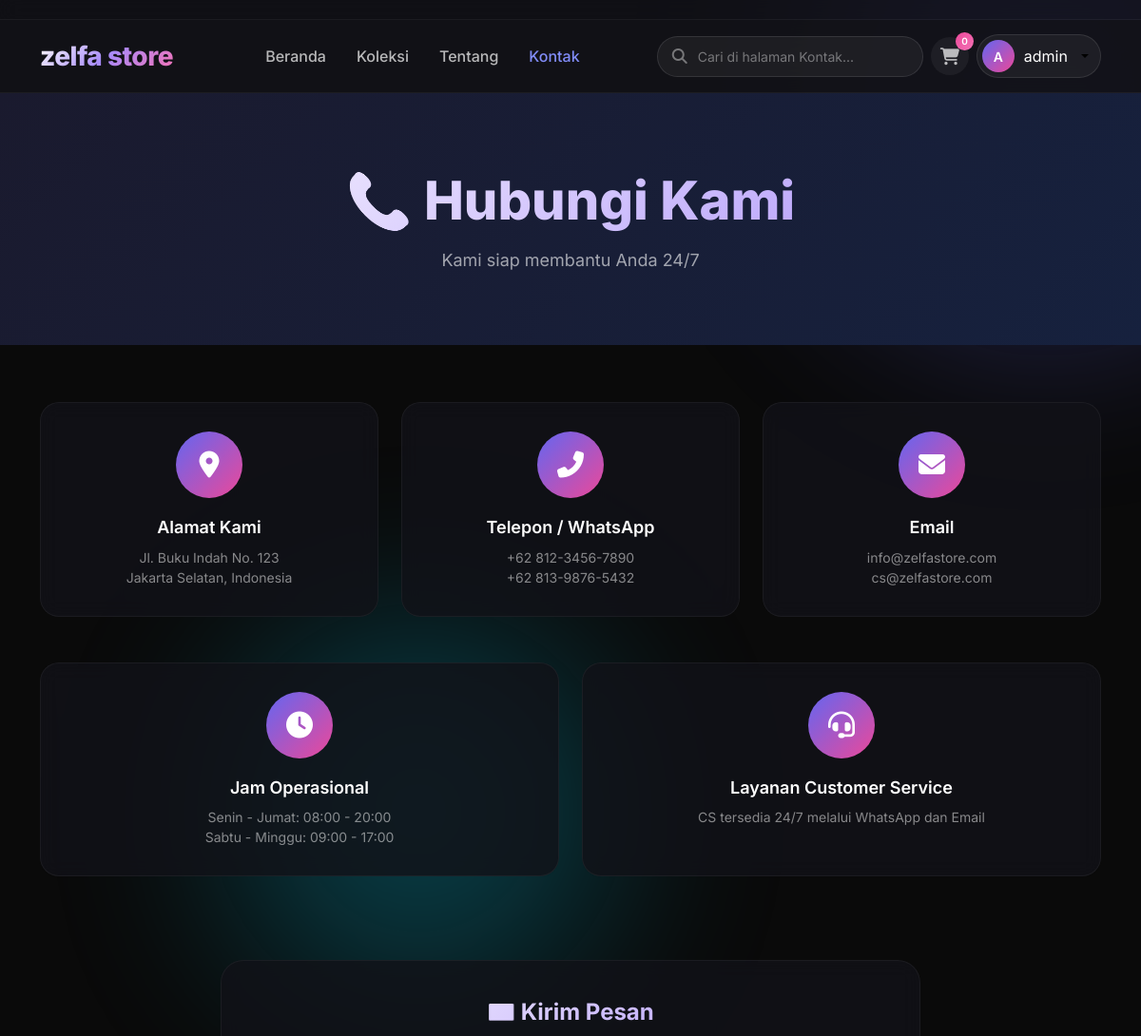
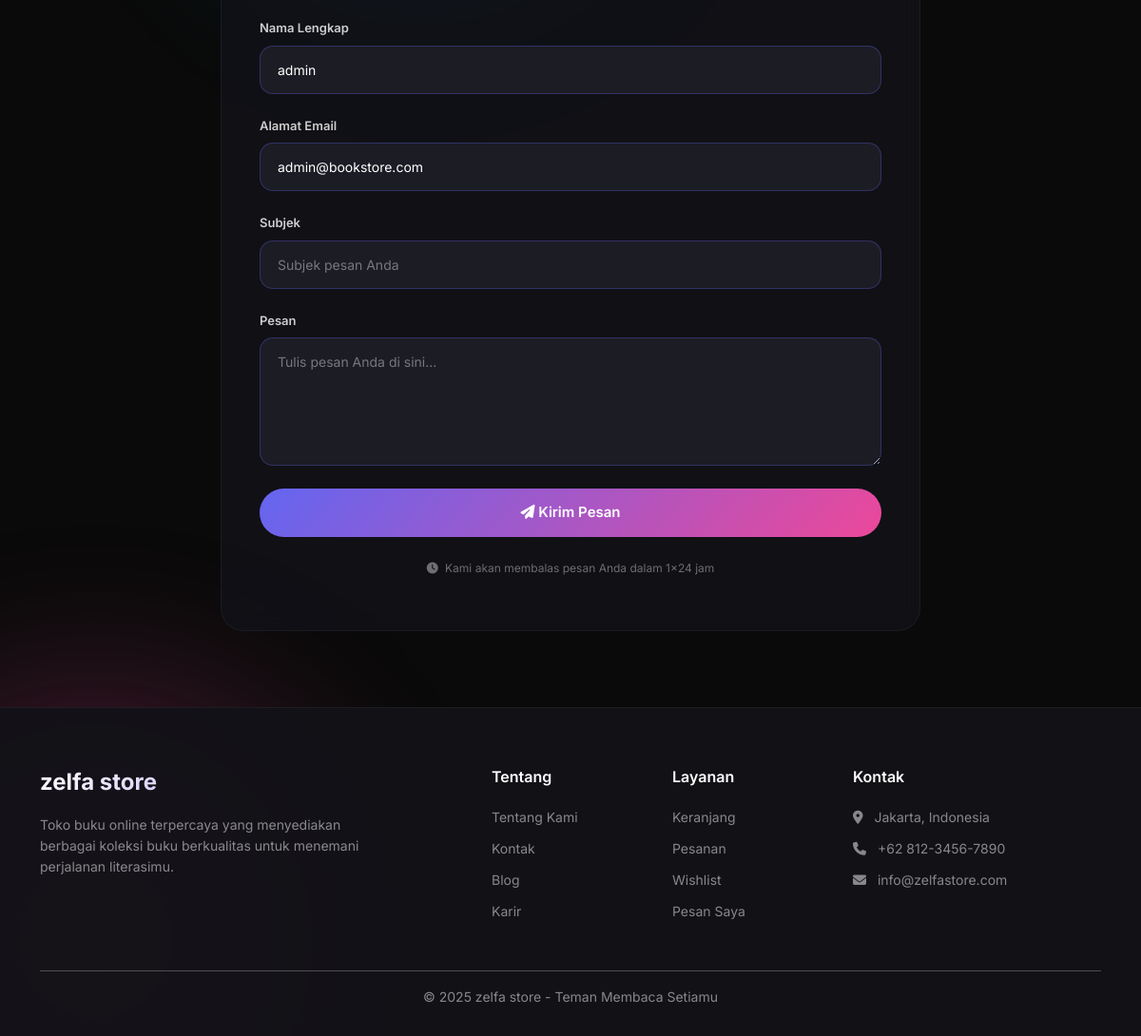
The app's page /contact.php (signed in) with its own data (2 pictures, top to bottom).
### tables this page shows
CREATE TABLE IF NOT EXISTS `users` (
  `id_user` int NOT NULL AUTO_INCREMENT,
  `username` varchar(50) NOT NULL,
  `email` varchar(100) DEFAULT NULL,
  `no_telepon` varchar(20) DEFAULT NULL,
  `alamat` text,
  `phone` varchar(20) DEFAULT NULL,
  `address` text,
  `password` varchar(255) NOT NULL,
  `nama_lengkap` varchar(100) NOT NULL,
  `role` enum('admin','user') NOT NULL DEFAULT 'user',
  `created_at` timestamp NOT NULL DEFAULT CURRENT_TIMESTAMP,
  `updated_at` timestamp NOT NULL DEFAULT CURRENT_TIMESTAMP,
  `foto_profil` varchar(255) DEFAULT NULL,
  PRIMARY KEY (`id_user`)
);

### contact.php (the view, shortened to what this page needs)
<?php
$servername = "localhost";
$username = "root";
$password = "";
$dbname = "bookstore";
$conn = new mysqli($servername, $username, $password, $dbname);
if ($conn->connect_error) {
    $db_connection_failed = true;
} else {
    $db_connection_failed = false;
}
$isLoggedIn = false;
$userData = null;
$cartItemCount = 0;
if (isset($_SESSION['user_id']) && !empty($_SESSION['user_id'])) {
    $userId = $_SESSION['user_id'];
    if (!$db_connection_failed) {
        $stmt = $conn->prepare("SELECT id_user, username, email, role FROM users WHERE id_user = ?");
        $stmt->bind_param("i", $userId);
        $stmt->execute();
        $result = $stmt->get_result();
        if ($row = $result->fetch_assoc()) {
            $isLoggedIn = true;
            $userData = $row;
            $cartStmt = $conn->prepare("SELECT COALESCE(SUM(jumlah), 0) as total FROM cart WHERE id_user = ?");
            $cartStmt->bind_param("i", $userId);
            $cartStmt->execute();
            $cartRes = $cartStmt->get_result();
            if ($cartRow = $cartRes->fetch_assoc()) {
                $cartItemCount = (int)$cartRow['total'];
            }
        }
    }
}
$searchContact = isset($_GET['search_contact']) ? trim($_GET['search_contact']) : '';
?>
<!DOCTYPE html>
<html lang="en">
<head>
    <link href="https://cdn.jsdelivr.net/npm/bootstrap@5.1.3/dist/css/bootstrap.min.css" rel="stylesheet">
    <link rel="stylesheet" href="https://cdnjs.cloudflare.com/ajax/libs/font-awesome/6.4.0/css/all.min.css">
</head>
<body>
    <div class="bg-animation">
        <div class="bg-blur blur-1"></div>
        <div class="bg-blur blur-3"></div>
    </div>
    <div class="top-bar d-none d-lg-block">
    </div>
    <nav class="navbar navbar-expand-lg navbar-custom" id="navbar">
        <div class="container">
            <a class="navbar-brand" href="index.php">
                <span class="logo-text">zelfa store</span>
            </a>
            <div class="collapse navbar-collapse" id="navbarNav">
                <ul class="navbar-nav mx-auto">
                    <li class="nav-item"><a class="nav-link" href="index.php">Beranda</a></li>
                    <li class="nav-item"><a class="nav-link" href="books/">Koleksi</a></li>
                    <li class="nav-item"><a class="nav-link" href="about_us.php">Tentang</a></li>
                    <li class="nav-item"><a class="nav-link active" href="contact.php">Kontak</a></li>
                </ul>
                <div class="d-flex align-items-center gap-2">
                    <div class="search-container">
                        <i class="fas fa-search search-icon"></i>
                        <input type="text" class="search-input" id="contactSearchInput" placeholder="Cari di halaman Kontak..." value="<?php echo htmlspecialchars($searchContact); ?>" onkeypress="handleContactSearch(event)">
                    </div>
                    <?php if ($isLoggedIn && $userData): ?>
                        <a href="cart.php" class="icon-nav-link position-relative">
                            <i class="fas fa-shopping-cart"></i>
                            <span class="cart-badge"><?php echo $cartItemCount; ?></span>
                        </a>
                        <div class="dropdown">
                            <button class="avatar-dropdown-toggle dropdown-toggle" data-bs-toggle="dropdown">
                                <span class="avatar-circle"><?php echo strtoupper(substr($userData['username'], 0, 1)); ?></span>
                                <span><?php echo htmlspecialchars($userData['username']); ?></span>
                            </button>
                        </div>
                    <?php else: ?>
                        <a href="gate/login/" class="btn-auth btn-login">Masuk</a>
                        <a href="gate/register/" class="btn-auth btn-register">Daftar</a>
                    <?php endif; ?>
                </div>
            </div>
        </div>
    </nav>
    <div class="page-header">
        <div class="container text-center">
            <h1>📞 Hubungi Kami</h1>
            <p>Kami siap membantu Anda 24/7</p>
        </div>
    </div>
    <div class="container contact-container">
        <div class="row g-4 mb-5">
            <div class="col-md-4">
                <div class="info-card" id="alamat">
                    <div class="info-icon"><i class="fas fa-map-marker-alt"></i></div>
                    <h6>Alamat Kami</h6>
                    <p>Jl. Buku Indah No. 123<br>Jakarta Selatan, Indonesia</p>
                </div>
            </div>
            <div class="col-md-4" id="telepon">
                <div class="info-card">
                    <div class="info-icon"><i class="fas fa-phone-alt"></i></div>
                    <h6>Telepon / WhatsApp</h6>
                    <p>+62 812-3456-7890<br>+62 813-9876-5432</p>
                </div>
            </div>
            <div class="col-md-4" id="email">
                <div class="info-card">
                    <div class="info-icon"><i class="fas fa-envelope"></i></div>
                    <h6>Email</h6>
                    <p>info@zelfastore.com<br>cs@zelfastore.com</p>
                </div>
            </div>
        </div>
        <div class="row g-4 mb-5">
            <div class="col-md-6">
                <div class="info-card">
                    <div class="info-icon"><i class="fas fa-clock"></i></div>
                    <h6>Jam Operasional</h6>
                    <p>Senin - Jumat: 08:00 - 20:00<br>Sabtu - Minggu: 09:00 - 17:00</p>
                </div>
            </div>
            <div class="col-md-6">
                <div class="info-card">
                    <div class="info-icon"><i class="fas fa-headset"></i></div>
                    <h6>Layanan Customer Service</h6>
                    <p>CS tersedia 24/7 melalui WhatsApp dan Email</p>
                </div>
            </div>
        </div>
        <div class="row">
            <div class="col-lg-8 mx-auto">
                <div class="form-container">
                    <h3 class="form-title">✉️ Kirim Pesan</h3>
                    <form method="POST" action="send_contact.php">
                        <div class="form-group">
                            <label class="form-label">Nama Lengkap</label>
                            <input type="text" name="name" class="form-control" placeholder="Masukkan nama Anda"
                                   value="<?php echo $isLoggedIn ? htmlspecialchars($userData['username']) : ''; ?>" required>
                        </div>
                        <div class="form-group">
                            <label class="form-label">Alamat Email</label>
                            <input type="email" name="email" class="form-control" placeholder="contoh: nama@email.com"
                                   value="<?php echo $isLoggedIn ? htmlspecialchars($userData['email']) : ''; ?>" required>
                        </div>
                        <div class="form-group">
                            <label class="form-label">Subjek</label>
                            <input type="text" name="subject" class="form-control" placeholder="Subjek pesan Anda" required>
                        </div>
                        <div class="form-group">
                            <label class="form-label">Pesan</label>
                            <textarea name="message" class="form-control" rows="5" placeholder="Tulis pesan Anda di sini..." required></textarea>
                        </div>
                        <button type="submit" class="btn-send">
                            <i class="fas fa-paper-plane"></i> Kirim Pesan
                        </button>
                    </form>
                    <div class="text-center mt-4">
                        <p style="color: rgba(255,255,255,0.4); font-size: 12px;">
                            <i class="fas fa-clock me-1"></i> Kami akan membalas pesan Anda dalam 1x24 jam
                        </p>
                    </div>
                </div>
            </div>
        </div>
    </div>
    <footer>
        <div class="container">
            <div class="row">
                <div class="col-md-4 mb-4">
                    <div class="footer-brand">zelfa store</div>
                    <p class="footer-text">Toko buku online terpercaya yang menyediakan berbagai koleksi buku berkualitas untuk menemani perjalanan literasimu.</p>
                </div>
                <div class="col-md-2 mb-4 offset-md-1">
                    <div class="footer-title">Tentang</div>
                    <div class="footer-links">
                        <a href="about_us.php">Tentang Kami</a>
                        <a href="contact.php">Kontak</a>
                        <a href="#">Blog</a>
                        <a href="#">Karir</a>
                    </div>
                </div>
                <div class="col-md-2 mb-4">
                    <div class="footer-title">Layanan</div>
                    <div class="footer-links">
                        <a href="cart.php">Keranjang</a>
                        <a href="orders.php">Pesanan</a>
                        <a href="wishlist.php">Wishlist</a>
                        <a href="my_messages.php">Pesan Saya</a>
                    </div>
                </div>
                <div class="col-md-3 mb-4">
                    <div class="footer-title">Kontak</div>
                    <div class="footer-links">
                        <a href="#"><i class="fas fa-map-marker-alt me-2"></i> Jakarta, Indonesia</a>
                        <a href="#"><i class="fas fa-phone me-2"></i> +62 812-3456-7890</a>
                        <a href="#"><i class="fas fa-envelope me-2"></i> info@zelfastore.com</a>
                    </div>
                </div>
            </div>
            <hr class="border-secondary mt-3">
            <div class="text-center">
                <p class="footer-text small mb-0">&copy; 2025 zelfa store - Teman Membaca Setiamu</p>
            </div>
        </div>
    </footer>
</body>
</html>

### records on screen
users: username "A", username "admin", name "admin", email "admin@bookstore.com"

### other values on screen
$cartItemCount "0"
